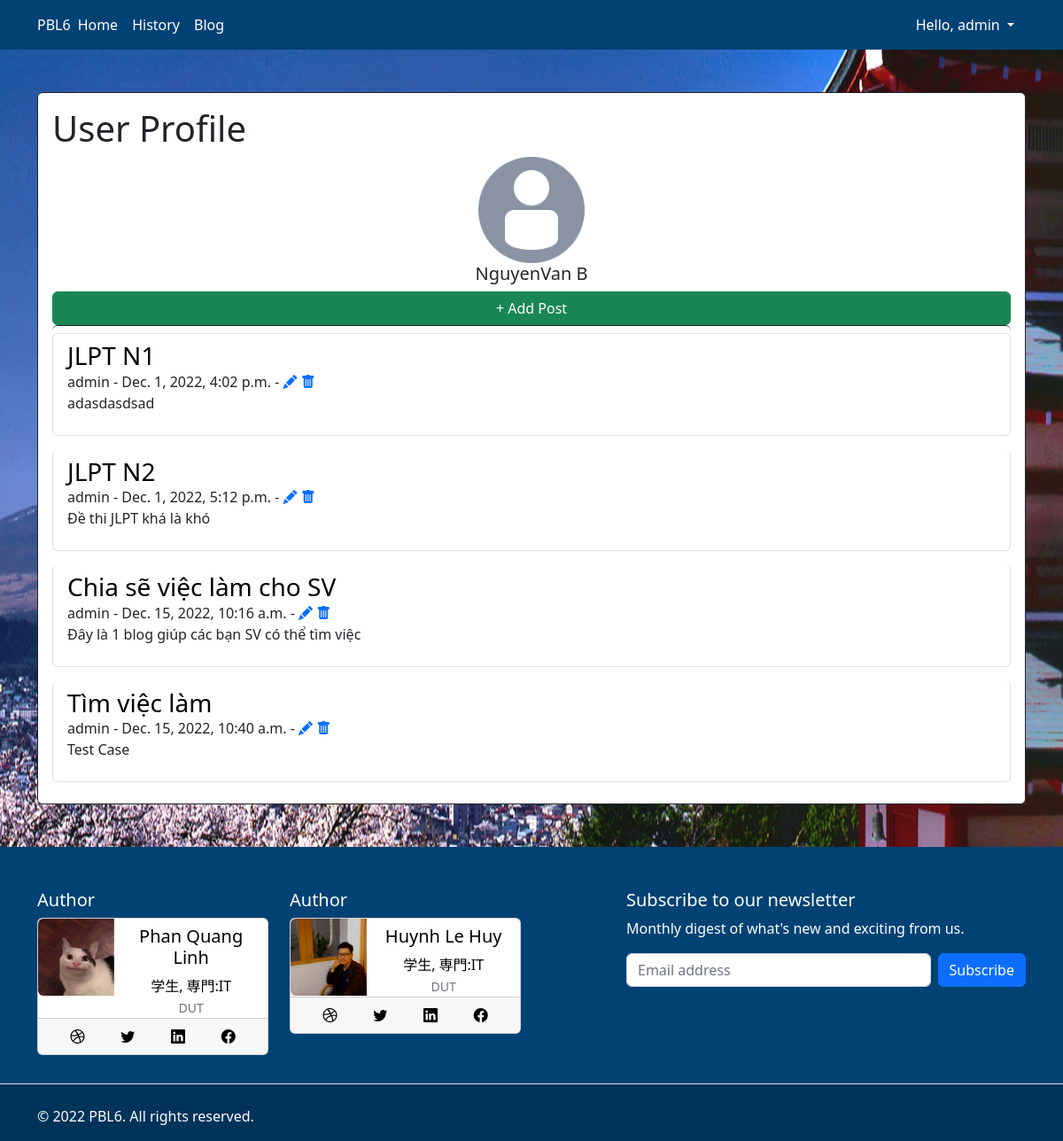
The page /1/profile/ on the database its author committed.
### frontend/models.py (models this page shows, shortened)
class Post(models.Model):
    title = models.CharField(max_length=255)
    author = models.ForeignKey(User,
                             on_delete=models.CASCADE, related_name='posts')
    body = RichTextField(blank=True, null=True)
    date = models.DateTimeField(auto_now_add=True)
    category = models.CharField(max_length=255, default='')
    likes = models.ManyToManyField(User, related_name='blog_posts')

### frontend/views.py (the view)
# urls.py: path('<int:pk>/profile/', ShowProfilePageView.as_view(), name='profile')
class ShowProfilePageView(DetailView):
    model = User
    template_name = 'user_profile.html'
    def get_context_data(self, *arg, **kwargs):
        context = super(ShowProfilePageView, self).get_context_data(*arg, **kwargs)
        page_user = get_object_or_404(User, id=self.kwargs['pk'])
        context['page_user'] = page_user
        return context

### frontend/templates/user_profile.html (shortened to what this page needs)
{% extends "base.html" %}
{% load static %}
{% block content%}
<div class="container my-5">
  <div class="card p-3 border-dark">
    <h1>User Profile</h1>
     <div class="text-center">
      <img src="{% static 'images/default-avatar.png' %}" class="img-fluid rounded-start" width=120 alt=""/>
      <h5 class="card-title">{{page_user.first_name}}{{page_user.last_name}}</h5>
    </div>
    {% if user.is_authenticated %}
    {% if user.id == page_user.id %}
        <a href="{% url 'add_post' %}" class="btn btn-success">+ Add Post</a>
    {% endif %}
    {% endif %}
    <div class="list-group">
      {% for post in page_user.posts.all %}
      <li class="list-group-item card my-2">
        <a href="{% url 'post' post.pk %}" class="text-decoration-none h3 text-black"> {{post.title}}</a>
        <br/>
        {{post.author}} - {{post.date}}
        {% if user.is_authenticated %}
        {% if user.id == page_user.id %} -
          <a href="{% url 'update_post' post.pk %}"><i class="bi bi-pencil-fill"></i></a>
          <a href="{% url 'delete_post' post.pk %}"><i class="bi bi-trash-fill"></i></a>
        {% endif %}
        {% endif %}
        {{post.body|slice:":200"|safe}}
      </li>
      {% endfor %}
    </div>
  </div>
</div>
{% endblock  %}

### frontend/templates/base.html (shortened to what this page needs)
{% load static %}
<!DOCTYPE html>
<html lang="en" class="h-100">
<head>
  <link rel="stylesheet" href="https://cdnjs.cloudflare.com/ajax/libs/bootstrap/5.2.3/css/bootstrap.min.css" />    <link rel="stylesheet" href="https://cdn.jsdelivr.net/npm/bootstrap-icons@1.10.2/font/bootstrap-icons.css">
</head>
<body class="d-flex flex-column h-100">
  <header class="p-2 text-white" style="background-color:#004274;">
    <div class="container">
      <div class="d-flex flex-wrap align-items-center justify-content-center justify-content-lg-start">
        <a href="{% url 'home' %}" class="d-flex align-items-center mb-2 mb-lg-0 text-white text-decoration-none">
          PBL6
        </a>
        <ul class="nav col-12 col-lg-auto me-lg-auto mb-2 justify-content-center mb-md-0">
          <li><a href="{% url 'home' %}" class="nav-link px-2 text-white">Home</a></li>
          <li><a href="{% if user.is_authenticated %}{% url 'history' %}{% else %}{% url 'login' %}{% endif %}" class="nav-link px-2 text-white">History</a></li>
          <li><a href="{% url 'blog' %}" class="nav-link px-2 text-white">Blog</a></li>
        </ul>
        <ul class="nav mb-2 justify-content-center mb-md-0">
          {% if user.is_authenticated %}
              <div class="dropdown">
                <button class="btn btn-primamry text-white dropdown-toggle" type="button" id="dropdownMenuButton1" data-bs-toggle="dropdown" aria-expanded="false">
                  Hello, {{user.username}}
                </button>
              </div>
			      {% else %}
			        <li><a href="{% url 'register' %}" class="nav-link px-2 text-white"><i class="bi bi-person-fill-add"></i> Register</a></li>
			        <li><a href="{% url 'login' %}" class="nav-link px-2 text-white"><i class="bi bi-box-arrow-in-left"></i>Login</a></li>
			      {% endif %}
        </ul>
      </div>
    </div>
  </header>
{% block content%}
{% endblock  %}
<div class="mt-auto text-white">
  <footer class="pt-5"  style="background-color:#004274;">
    <div class="container">
    <div class="row">
      <div class="col-6 col-md-3 mb-3">
        <h5>Author</h5>
        <div class="card mb-3 text-center text-black">
          <div class="row g-0">
            <div class="col-sm-4">
              <img src="{% static 'images/cat.jpg' %}" class="img-fluid rounded-start w-100" alt="">
            </div>
            <div class="col-sm-8">
              <div class="card-body py-0">
                <h5 class="card-title mt-2">Phan Quang Linh</h5>
                <p class="card-text">学生, 専門:IT<br>
                <small class="text-muted">DUT</small>
                </p>
              </div>
            </div>
          </div>
            <div class="card-footer d-flex justify-content-around">
              <a href="#"><i class="bi bi-dribbble text-black"></i></a>
              <a href="#"><i class="bi bi-twitter text-black"></i></a>
              <a href="#"><i class="bi bi-linkedin text-black"></i></a>
              <a href="#"><i class="bi bi-facebook text-black"></i></a>
            </div>
        </div>
      </div>
      <div class="col-6 col-md-3 mb-3">
        <h5>Author</h5>
        <div class="card mb-3 text-center text-black">
          <div class="row g-0">
            <div class="col-sm-4">
              <img src="{% static 'images/huy1.jpg' %}" class="img-fluid rounded-start w-100" alt="">
            </div>
            <div class="col-sm-8">
              <div class="card-body py-0">
                <h5 class="card-title mt-2">Huynh Le Huy</h5>
                <p class="card-text">学生, 専門:IT<br>
                <small class="text-muted">DUT</small>
                </p>
              </div>
            </div>
          </div>
            <div class="card-footer d-flex justify-content-around">
              <a href="#"><i class="bi bi-dribbble text-black"></i></a>
              <a href="#"><i class="bi bi-twitter text-black"></i></a>
              <a href="#"><i class="bi bi-linkedin text-black"></i></a>
              <a href="#"><i class="bi bi-facebook text-black"></i></a>
            </div>
        </div>
      </div>
      <div class="col-md-5 offset-md-1 mb-3">
        <form>
          <h5>Subscribe to our newsletter</h5>
          <p>Monthly digest of what's new and exciting from us.</p>
          <div class="d-flex flex-column flex-sm-row gap-2 mb-1">
            <input id="newsletter1" type="text" class="form-control" placeholder="Email address">
                      <button class="btn btn-primary" type="button">Subscribe</button>
          </div>
        </form>
      </div>
    </div>
    </div>
    <div class="d-flex flex-column flex-sm-row justify-content-between  pt-4 border-top" style="background-color:#00335A;">
      <div class="container">
      <p>© 2022 PBL6. All rights reserved.</p>
      </div>
    </div>
  </footer>
</div>
</body>
</html>

### rows shown on the page
Post: title "JLPT N1", author "admin", date "Dec. 1, 2022, 4:02 p.m.", body "adasdasdsad"
Post: title "JLPT N2", author "admin", date "Dec. 1, 2022, 5:12 p.m.", body "Đề thi JLPT khá là khó"
Post: title "Chia sẽ việc làm cho SV", author "admin", date "Dec. 15, 2022, 10:16 a.m.", body "Đây là 1 blog giúp các bạn SV có thể tìm việc"
Post: title "Tìm việc làm", author "admin", date "Dec. 15, 2022, 10:40 a.m.", body "Test Case"

### other values the page prints
{{ user.username }} "admin"
{{ page_user.first_name }} "Nguyen"
{{ page_user.last_name }} "Van B"
